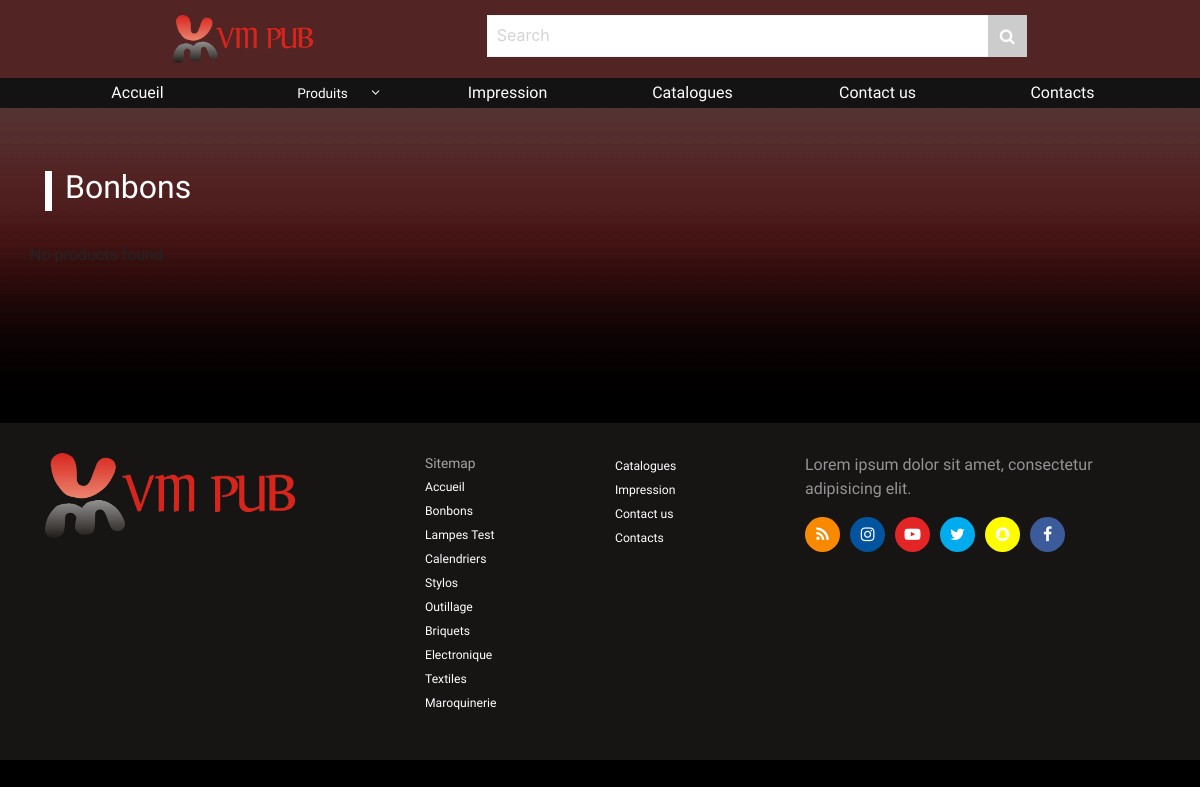
The app's page /category/bonbons/, older data.
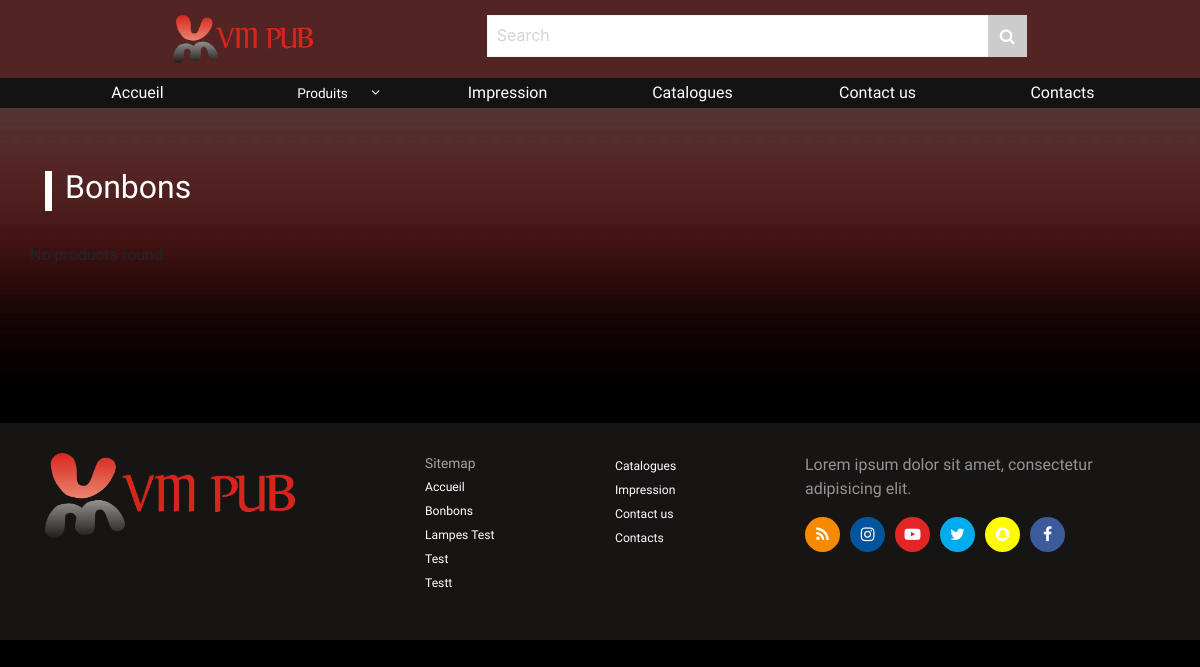
The same page, newer data.
### main/models.py (models this page shows, shortened)
class Category(models.Model):
    name = models.CharField(null=False, max_length=50)
    photo = models.FileField(null=False, upload_to=settings.MEDIA_ROOT+'/categories/')

### main/views.py (the view)
# urls.py: url(r'^category/(?P<cat_name>[\w|\W]+)/', CategoryView.as_view(), name='categories'),
class CategoryView(View):
    template_name = 'main/category.html'
    def get(self, request, cat_name):
        product_photos = None
        products = Product.objects.all()
        catName = cat_name
        if '-' in catName:
            catName = cat_name.replace('-', ' ')
        try:
            category = Category.objects.get(name=catName)
        except Category.DoesNotExist:
            category = None
        try:
            products = Product.objects.all().filter(category=category)
        except Product.DoesNotExist:
            products = None
            product_photos = None
        context = {'category_name': catName, 'product_photos': product_photos, 'products': products,
                   'cats': Category.objects.all()}
        return render(request, 'main/category.html', context)

### main/context_processors.py (called while the page is built)
def get_category_menu(request):
    cat_names = []
    categories = Category.objects.all()
    for category in categories:
        cat_names.append(category.name)
    return {
        'categories': cat_names,
        'impressions': Impression.objects.all(),
        'catalogs': Catalog.objects.all(),
    }

### main/templates/main/category.html
{% extends 'main/base.html' %}
{% load static %}
{% load url_mods %}
{% block content %}
    <div class='category-page'>
        <div class='categories'>
            <div class="container">
                <h2 class='special-header cathead'>{{ category_name|title }}</h2>
                <div class='category'>
                    <div class='row'>
                    {% if products %}
                        {% for product in products %}
                        <div class="col-md-4">
                            <a href='{% url 'main:products' cat_name=category_name|space_to_dash product_name=product.name|space_to_dash %}'>
                                <div class='product'>
                                    <div class='image'>
                                        <img src='{{ product.photo.url }}' alt='product1' class='img-fluid' />
                                        <div class='overlay'>
                                            <div class='icons'>
                                                <p>{{ product.short_description }}</p>
                                                <i class='fa fa-search-plus see'></i>
                                            </div>
                                        </div>
                                    </div>
                                </div>
                            </a>
                        </div>
                        {% endfor %}
                    {% else %}
                        <p> No products found.</p>
                     {% endif %}
                    </div>
                </div>
            </div>
        </div>
    </div>
{% endblock %}

### main/templates/main/base.html (shortened to what this page needs)
{% load menu %}
{% load static %}
<!DOCTYPE html>
<html lang="en">
<head>
    {% include 'main/header.html' %}
</head>
<body>
{% include 'main/navbar.html' %}
{% block content %}
{% endblock %}
{% include 'main/footer.html' %}
</body>
</html>

### main/templates/main/header.html (shortened to what this page needs)
{% load static %}
{% block header %}
    <link rel="stylesheet" href="{% static 'main/css/font-awesome.min.css' %}" />
     <link rel="stylesheet" href="{% static 'main/css/bootstrap.min.css' %}" />
    <link rel="stylesheet" href="{% static 'main/css/stylesheet.css' %}" />
{% endblock %}

### main/templates/main/navbar.html (shortened to what this page needs)
{% load static %}
{% load menu  %}
{% block navbar %}
    <nav>
        <div class="logo">
            <img src='{% static 'main/images/gif.gif' %}' alt='logo' class='img-fluid' />
        </div>
        <div class="search">
            <form action="" method="">
                <input type="search" name='filter' class='' placeholder='Search'/>
                <input type='submit' name='submit' value='&#xf002;' class='btn btn-success' />
            </form>
        </div>
    </nav>
    <div class="navigation">
        <div class="container">
            <ul class='list-unstyled main'>
               <a href='{% url 'main:home' %}'><li class='active'>Accueil</li></a>
                <li class='cat-link'><i class='fa fa-angle-down'></i>
                    Produits
                </li>
                <a href='{% url 'main:impression' %}'><li>Impression</li></a>
                <a href='{% url 'main:catalog' %}'><li>Catalogues</li></a>
             <a href='{% url 'main:contact' %}'><li>Contact us</li></a>
             <a href='{% url 'main:details' %}'><li>Contacts</li></a>
            </ul>
        </div>
    </div>
{% endblock %}

### main/templates/main/footer.html (shortened to what this page needs)
{% load static %}
{% block footer %}
    <div class='footer'>
        <div class='container'>
            <div class='row'>
                <div class='col-md-4'>
                    <a href='#' target="_blank"><img src='{% static 'main/images/gif.gif' %}' alt='logo' class='img-fluid flogo' /></a>
                </div>
                <div class='col-md-4'>
                    <ul class='sitemap list-unstyled row'>
                        <div class='col-6'>
                            <li>
                                Sitemap
                            </li>
                            <li class="active">
                                <a href="{% url 'main:home' %}">Accueil <span class="sr-only">(current)</span></a>
                            </li>
                            {% for cat in categories %}
                            <li>
                                <a href="{% url 'main:categories' cat_name=cat %}">{{ cat|title }}</a>
                            </li>
                            {% endfor %}
                        </div>
                        <div class='col-6'>
                            <li>
                                <a href="{% url 'main:catalog' %}">Catalogues</a>
                            </li>
							 <li>
                                <a href="{% url 'main:impression' %}">Impression</a>
                            </li>
                            <li>
                                <a href="{% url 'main:contact' %}">Contact us</a>
                            </li>
                            <li>
                                <a href="{% url 'main:details' %}">Contacts</a>
                            </li>
                        </div>
                    </ul>
                </div>
                <div class='col-md-4'>
                    <div class='footer-brand'>
                        <p>Lorem ipsum dolor sit amet, consectetur adipisicing elit.</p>
                        <ul class='footer-media list-unstyled'>
                            <li><i class='fa fa-rss'></i></li>
                            <li><i class='fa fa-instagram'></i></li>
                            <li><i class='fa fa-youtube-play'></i></li>
                            <li><i class='fa fa-twitter'></i></li>
                            <li><i class='fa fa-snapchat'></i></li>
                            <li><i class='fa fa-facebook'></i></li>
                        </ul>
                    </div>
                </div>
            </div>
        </div>
    </div>
{% endblock %}

### main/static/main/css/stylesheet.css (style rules this page uses)
* { -webkit-box-sizing: border-box; -moz-box-sizing: border-box; -o-box-sizing: border-box; box-sizing: border-box; }
html { margin: 0; padding: 0; background-color: transparent; background-image: url(../images/bg.jpg); background-position: left top; background-repeat: repeat; background-attachment: scroll; }
body { background: url(../images/bg.jpg) no-repeat; -webkit-background-size: cover; -moz-background-size: cover; -o-background-size: cover; background-size: cover; height: 1vh }
h1,h2,h3,h4,h5,h6 { font-family: 'Do Hyeon', sans-serif; }
p,li,a { font-family: 'Raleway', sans-serif; }
nav { background: #522424; display: flex; justify-content: space-evenly; position: fixed; width: 100%; z-index: 12; padding: 15px 0 }
nav .logo { width: 140px }
nav .search { width: 45% }
nav form { position: relative }
nav .search form input[type='search'] { width: 100%; padding: 9px; border: 1px solid #F5F5F5; color:#555; font-size: .9rem }
::placeholder { color: #d4d4d4;font-size: 1rem }
nav .search form input[type='submit'] { font-family: 'FontAwesome'; position: absolute; top: 0; right: 0; border: 0; border-radius: 0; height: 100%; background: #ccc; cursor: pointer }
.navigation { position: fixed; width: 100%; top: 78px; background: #131313; z-index: 12; }
.navigation .main { display: flex;justify-content: space-around;margin: 0;text-align: center; }
.navigation .main a { width: calc(100% / 6); position: relative; background: #131313; padding-top: 3px; color: #FFF; -webkit-transition: all .4s ease-in-out; -moz-transition: all .4s ease-in-out; -o-transition: all .4s ease-in-out; transition: all .4s ease-in-out; }
.navigation .main > li { font-size: 0.85rem; margin-bottom: 3px; background:#FFF; padding: 5px 0; height: 100%; -webkit-transition: all .4s ease-in-out; -moz-transition: all .4s ease-in-out; -o-transition: all .4s ease-in-out; transition: all .4s ease-in-out; }
.navigation ul .cat-link { width: calc(100% / 6); position: relative; background : #131313; margin : 0; color: #FFF; }
.navigation ul .cat-link i { -webkit-transition: all .2s ease-in-out; -moz-transition: all .2s ease-in-out; -o-transition: all .2s ease-in-out; transition: all .2s ease-in-out; position: absolute; right: 35px; top: 8px; }
.special-header { padding-top: 60px;padding-left: 20px; color:#FFF;position: relative }
.special-header:before { content: ''; position: absolute; top: 55px; left: 0; width: 7px; height: 40px; background: #FFF; }
.footer { background: #171414; color: #FFF; padding: 30px 0; overflow: hidden; }
.footer .flogo { width: 250px }
.footer ul div:first-of-type li:first-of-type { cursor: default; font-size: 0.86rem; color: #a5a5a5; }
.footer ul div li a { font-size: 0.76rem }
.footer p { color: #949494 }
.footer .footer-media { display: flex; margin: 0 0 30px 0; padding: 0; color: #FFF }
.footer .footer-media li i { background: #FFF; width: 35px; height: 35px; line-height: 35px; text-align: center; border-radius: 50% }
.footer .footer-media li { padding-right: 10px }
.footer .footer-media li i:first-of-type { background: #f88a02 }
.footer .footer-media li:nth-of-type(2) i { background: #02549e }
.footer .footer-media li:nth-of-type(3) i { background: #e42526 }
.footer .footer-media li:nth-of-type(4) i { background: #00aced }
.footer .footer-media li:nth-of-type(5) i { background: #fffc00 }
.footer .footer-media li:last-of-type i { background: #3c5b9a }
.footer .sitemap { padding: 0; }
.footer .sitemap a { color: #FFF; text-decoration: none }
.categories { padding: 140px 0 }
.categories h2 { position: relative;padding-top: 30px; padding-bottom: 30px }
.categories h2:before { top: 31px }

Row changes from the older to the newer data that the page shows:
removed Category: categories "Calendriers"
removed Category: categories "Stylos"
removed Category: categories "Outillage"
removed Category: categories "Briquets"
removed Category: categories "Electronique"
removed Category: categories "Textiles"
removed Category: categories "Maroquinerie"
added Category: categories "Test"
added Category: categories "Testt"
